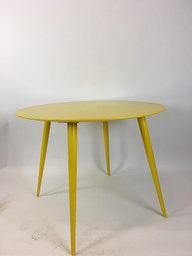
#> input picture yy.jpg, 192 x 256 px, shrunk from 810 x 1080 before the run
$ python main.py
#> lines starting #> are read from the running program, lines starting #| are printed output that depends on the picture; after the words box and inside, x2 and y2 are one past the last pixel; in counts of white or black regions, pixels touching at a corner belong together
### img_process_lib.py
##
# yann.nshare@epitech.eu PROJECT, 2019
# my_project
# File description:
# use_img_lib.py
##


# importation des librairies
from numpy import sqrt
import matplotlib.pyplot as plt
import sys
import numpy as np
from PIL import Image,ImageFilter


# objet for apply a masque or filter

class imageProcessing():
    def __init__(self, path=None):
      self.ImageFile = None
      self.img = None

    # load image and exit 1 if path not found
    def loadImage(self, path=None):
#> called with path = 'yy.jpg'
        self.ImageFile = path
        try:
            self.img = Image.open(self.ImageFile)
#> self.img is the input picture: PIL image 192x256 RGB; mean R, G, B 195.7, 189.4, 177.1
        except IOError:
            print('Error opening imageFile' + self.ImageFile)
            exit(1)

    def getGreyimg(self):
        if self.img == None:
            print("img object not load")
            exit(1)
        colonne,ligne = self.img.size
#> colonne = 192; ligne = 256
        imgC = Image.new(self.img.mode,self.img.size)
#> imgC: PIL image 192x256 RGB; every value is 0
        for i in range(ligne):
            for j in range(colonne):
                pixel = self.img.getpixel((j,i)) # get pixel
                # calcul du poids de chaque composante du gris dans le pixel (CIE709)
                gris = int(0.2125 * pixel[0] + 0.7154 * pixel[1] +  0.0721 * pixel[2])
                # en gris les 3 composantes RGB sont identiques
                p = (gris,gris,gris)
                # composition de la nouvelle image
                imgC.putpixel((j,i), p)
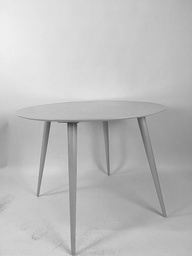
#> imgC: PIL image 192x256 RGB; min 48, max 241, mean 189.3
        return imgC

    # get contoure of image with greylevel (greyscale)
    # warning after that, imgage needs to be shades of grey
    def ContouringEuclidienneNorme(self, img=None, seuil=30):
#> called with seuil = 25
        if img == None:
            print("img object not load")
            exit(1)
        colonne,ligne = img.size
#> colonne = 192; ligne = 256
        imgC = Image.new(img.mode,img.size)
        for i in range(1,ligne-1):
            for j in range(1,colonne-1):
                p1 = img.getpixel((j-1,i))
                p2 = img.getpixel((j,i-1))
                p3 = img.getpixel((j+1,i))
                p4 = img.getpixel((j,i+1))
                n = self.EuclidienneNorme(p1,p2,p3,p4)
                if n < seuil:
                    imgC.putpixel((j - 1, i - 1), (255, 255, 255))
                else:
                    imgC.putpixel((j - 1, i -1), (0, 0, 0))
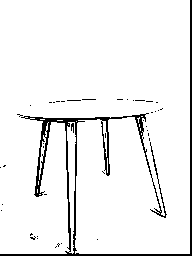
#> imgC: PIL image 192x256 RGB; 94.2% white; 42 black regions (40 under 20 px), largest, box (x1, y1, x2, y2) and area: (0, 0, 192, 256) 2694, (71, 123, 74, 133) 21
        return imgC

    def EuclidienneNorme(self, p1,p2,p3,p4):
        return sqrt((p1[0]-p3[0])*(p1[0]-p3[0]) + (p2[0]-p4[0])*(p2[0]-p4[0])) # calcul of gradient

    # in progress
    # [16 lines left out: function convolution, not called in this run]

    def GausienFilter(self, shape=(3,3),sigma=0.5): #for 2d
        """
        2D gaussian mask - should give the same result as MATLAB's
        fspecial('gaussian',[shape],[sigma])
        """
        m,n = [(ss-1.)/2. for ss in shape]
        y,x = np.ogrid[-m:m+1,-n:n+1]
        h = np.exp( -(x*x + y*y) / (2.*sigma*sigma) )
        h[ h < np.finfo(h.dtype).eps*h.max() ] = 0
        sumh = h.sum()
        if sumh != 0:
            h /= sumh
        return h

### main.py
from img_process_lib import *


if __name__ == "__main__":
    imgP = imageProcessing()
    imgP.loadImage("yy.jpg")
    greyImg = imgP.getGreyimg()
    contouringImg = imgP.ContouringEuclidienneNorme(greyImg, 25)
    plt.imshow(contouringImg)
    plt.show()
    print(imgP.GausienFilter())
    # print(imgP.convolution(imgP.img, ([2,1],[2,1])))
